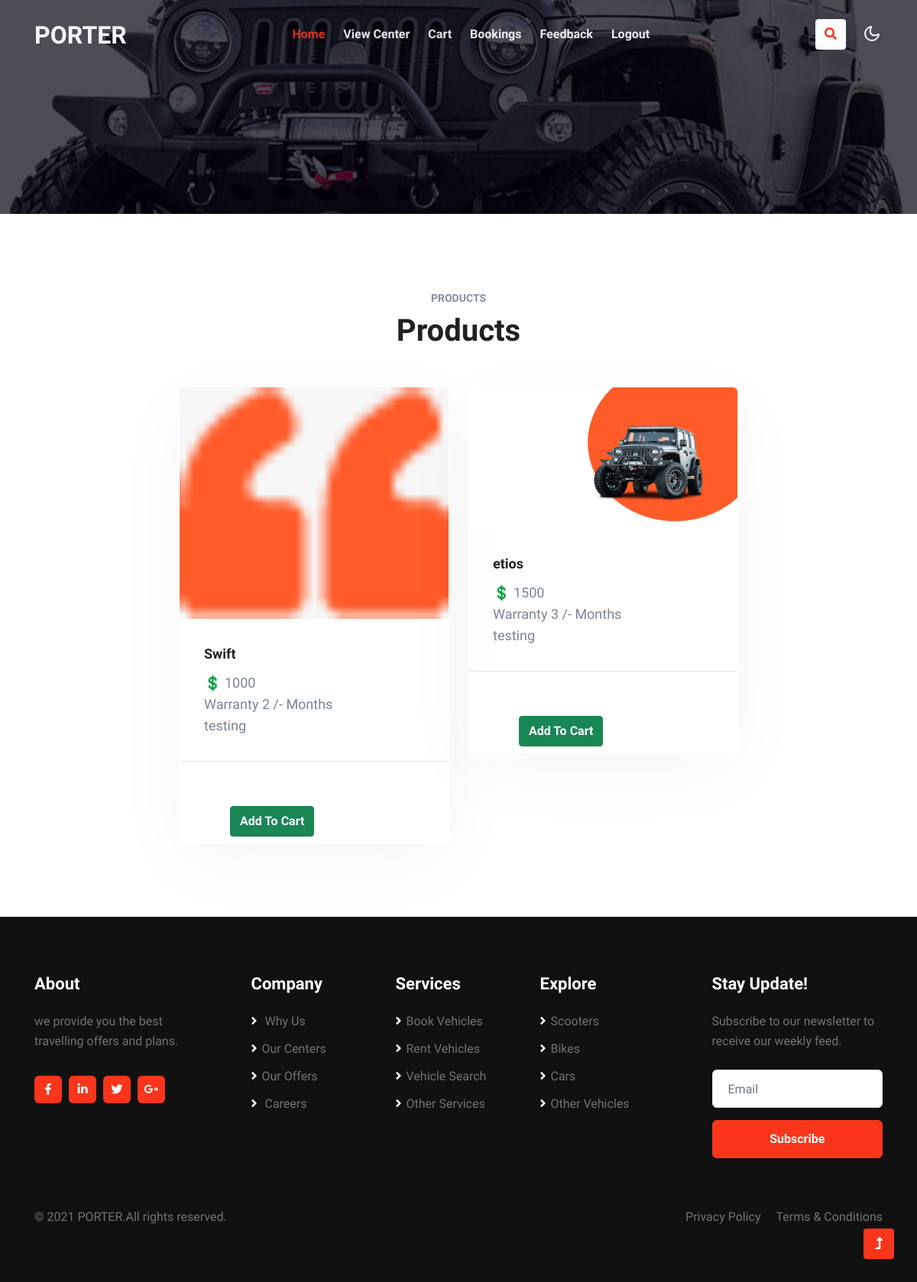
Screenshot of /port/USER/viewmoreproducts.php?sid=9 with the database file from the repository.
### tables this page shows
CREATE TABLE IF NOT EXISTS `tb_product` (
  `productcode` bigint NOT NULL AUTO_INCREMENT,
  `centerid` int DEFAULT NULL,
  `productname` varchar(50) NOT NULL,
  `category` varchar(50) NOT NULL,
  `brand` varchar(50) NOT NULL,
  `price` bigint NOT NULL,
  `warranty` varchar(50) NOT NULL,
  `features` varchar(500) NOT NULL,
  `image` varchar(200) NOT NULL,
  PRIMARY KEY (`productcode`)
);

### port/USER/viewmoreproducts.php (the view, shortened to what this page needs)
<?php
include '../CONNECTION/DbConnection.php';
include 'userHeader.php';
$centerid = $_GET['sid'];
$uid = $_SESSION['uid'];
?>
<section class="w3l-blog">
    <div class="blog py-5" id="Newsblog">
        <div class="container py-lg-5 py-md-4 py-2">
            <div class="title-content text-center mb-lg-3 mb-4">
                <h6 class="title-subw3hny mb-1">Products</h6>
                <h3 class="title-w3l mb-5">Products <br></h3>
            </div>
            <div class="row justify-content-center">
                <?php
                $res = mysqli_query($conn, "SELECT * FROM tb_product WHERE centerid='$centerid'");
                while ($rs = mysqli_fetch_array($res)) {
                ?>
                    <div class="col-lg-4 col-md-6 item">
                        <div class="card">
                            <div class="card-header p-0 position-relative">
                                <a href="#blog" class="zoom d-block">
                                    <img class="card-img-bottom d-block" src="../assets/image//<?php echo $rs['image'] ?>" alt="Card image cap">
                                </a>
                            </div>
                            <div class="card-body blog-details">
                                <a href="#blog" class="blog-desc"><?php echo $rs['productname'] ?></a>
                                <p>💲 <?php echo $rs['price'] ?></p>
                                <p>Warranty <?php echo $rs['warranty']; ?> /- Months </p>
                                <p> <?php echo $rs['features'] ?></p>
                            </div>
                            <div class="card-footer">
                                <div class="author align-items-center">
                                    <a href="#author" class="post-author">
                                    </a>
                                    <ul class="blog-meta">
                                        <li>
                                            <span class="meta-value"></span><a href="AddtoCartProcess.php?pid=<?php echo $rs['productcode'] ?>&cusid=<?php echo $uid ?>&centerid=<?php echo $centerid ?>&item=<?php echo $rs['productname'] ?>" class="btn btn-success" style="color: white; margin-left:50px;"> Add To Cart</a>
                                        </li>
                                    </ul>
                                </div>
                            </div>
                        </div>
                    </div>
                <?php
                }
                ?>
            </div>
        </div>
    </div>
</section>
<?php
include '../COMMON/commonfooter.php';
?>

### rows the page displays
tb_product: image (picture), productname "Swift", price "1000", warranty "2", features "testing"
tb_product: image (picture), productname "etios", price "1500", warranty "3", features "testing"
